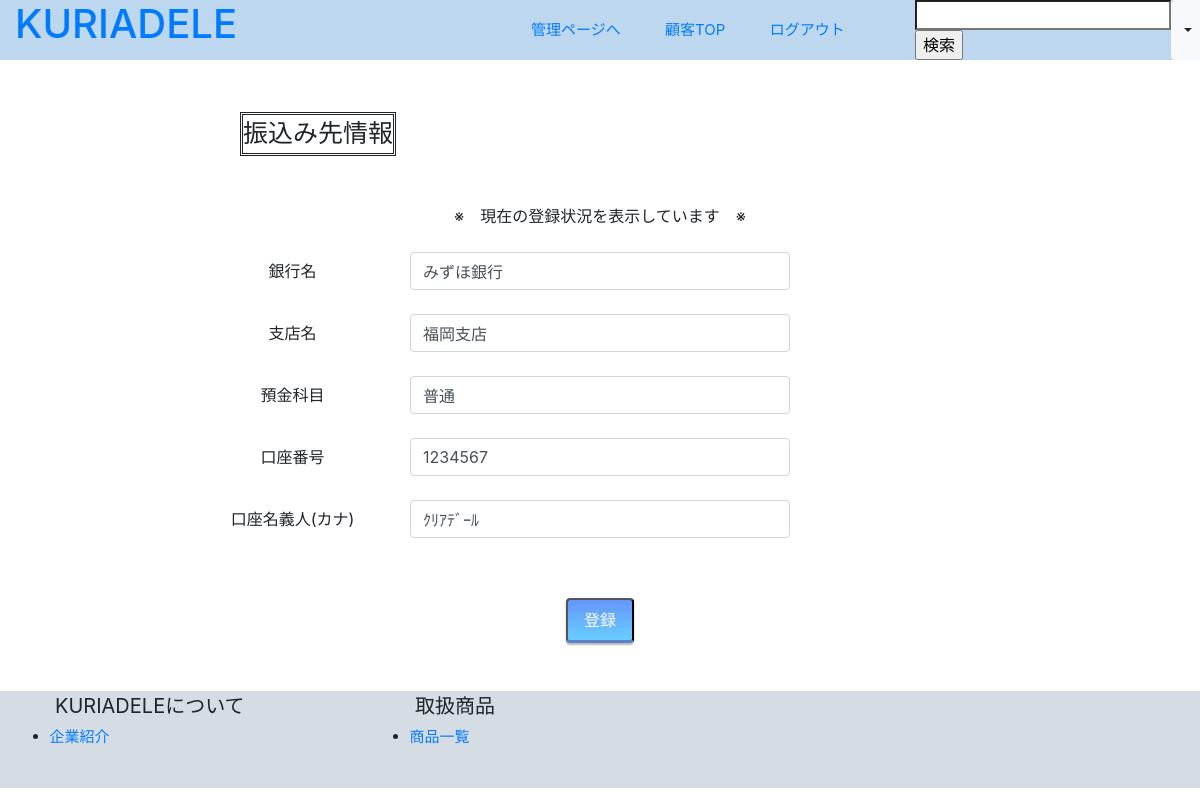
The app's page /transfer_bank.php (signed in) with its own data.
### tables this page shows
CREATE TABLE `bank` (
  `id` int(11) NOT NULL AUTO_INCREMENT,
  `bank_name` varchar(255) NOT NULL,
  `branch_name` varchar(255) NOT NULL,
  `account` varchar(255) NOT NULL,
  `NO` varchar(255) NOT NULL,
  `kana_name` varchar(255) NOT NULL,
  `created_at` timestamp NOT NULL DEFAULT CURRENT_TIMESTAMP ON UPDATE CURRENT_TIMESTAMP,
  PRIMARY KEY (`id`)
);

### transfer_bank.php (called while the page is built, shortened)
<?php
    require_once 'admin_daos/admin_dao.php';
    $id = null;
    $get_bank = AdminDAO::get_bank_by_id($id);
    include_once 'admin_views/transfer_bank_view.php';
?>

### admin_daos/admin_dao.php (called while the page is built, shortened)
<?php
    class AdminDAO extends DAO{
        public static function get_bank_by_id($id){
            $pdo = null;
            $stmp = null;
            try{
                $pdo = self::get_connection();
                $stmt = $pdo->prepare('SELECT * FROM bank WHERE id = (SELECT max(id) FROM bank)');
                $stmt->bindParam(':id', $id, PDO::PARAM_INT);
                $stmt->execute();
                $stmt->setFetchMode(PDO::FETCH_CLASS|PDO::FETCH_PROPS_LATE, 'Bank');
                $bank = $stmt->fetch();
                return $bank;
            }catch(PDOException $e){
                return null;
            }finally{
                self::close_connection($pdo, $stmp);
            }
        }
    }
?>

### admin_views/transfer_bank_view.php (the view, shortened to what this page needs)
<!doctype html>
<html lang='ja'>
    <head>
        <link rel='stylesheet' href='index.css'>
        <link rel="stylesheet" href="https://stackpath.bootstrapcdn.com/bootstrap/4.5.2/css/bootstrap.min.css">
    </head>
    <body>
        <div class='container-fluid header fixed-top'>
            <div class='row'>
                <span class='col-lg-2 col-md-2 col-auto'>
                    <a href='admin_index.php'><h1>KURIADELE</h1></a>
                </span>
                <span class='col-lg-7 col-md-5 d-none d-lg-block span_a'>
                    <a href='administrator.php' class='span_b'>管理ページへ</a>
                    <a href='index.php' class='span_b'>顧客TOP</a>
                    <a href='admin_logout.php' class='span_b'>ログアウト</a>
                </span>
                <div class='col-lg-3 col-md-5 col-auto span_c'>
                    <form method='GET' action='admin_search.php'>
                        <input type='search' name='name'/>
                        <input type='submit' value='検索'/>
                    </form>
                    <button type="button" class="btn btn-light dropdown-toggle d-none d-sm-block" data-toggle="dropdown"></button>
                </div>
            </div>
        </div>
        <p class='body'>
            <p class='customer'>振込み先情報</p>
            <p class='message'>※&emsp;現在の登録状況を表示しています&emsp;※</p>
            <form method='POST' action='registration_transfer.php' enctype="multipart/form-data">
                <div class='customer_information form-group row '>
                    <label class='offset-lg-2 col-lg-2 col-form-label'>銀行名</label>
                        <div class='col-lg-4 col-12'>
                            <input type='text' name='bank_name' class='form-control' value='<?= $get_bank->bank_name ?>' />
                        </div>
                </div>
                <div class='customer_information form-group row '>
                    <label class='offset-lg-2 col-lg-2 col-form-label'>支店名</label>
                        <div class='col-lg-4 col-12'>
                            <input type='text' name='branch_name' class='form-control' value='<?= $get_bank->branch_name ?>'/>
                        </div>
                </div>
                <div class='customer_information form-group row '>
                    <label class='offset-lg-2 col-lg-2 col-form-label'>預金科目</label>
                        <div class='col-lg-4 col-12'>
                            <input type='text' name='account' class='form-control' value='<?= $get_bank->account ?>'/>
                        </div>
                </div>
                <div class='customer_information form-group row '>
                    <label class='offset-lg-2 col-lg-2 col-form-label'>口座番号</label>
                        <div class='col-lg-4 col-12'>
                            <input type='text' name='NO' class='form-control' value='<?= $get_bank->NO ?>'/>
                        </div>
                </div>
                <div class='customer_information form-group row '>
                    <label class='offset-lg-2 col-lg-2 col-form-label'>口座名義人(カナ)</label>
                        <div class='col-lg-4 col-12'>
                            <input type='text' name='kana_name' class='form-control' value='<?= $get_bank->kana_name ?>'/>
                        </div>
                </div>
                <div class='entry'>
                    <input type='submit' value='登録' class='btn-gradient'/>
                </div>
            </form>
        </p>
        <div class='container-fluid footer'>
            <div class='row'>
            <ul><span class='col-lg-4'>KURIADELEについて</span><br>
                <li><a href='admin_company.php'>企業紹介</a></li>
            </ul>
            <ul><span class='col-lg-4'>取扱商品</span>
                <li><a href='admin_product.php'>商品一覧</a></li>
            </ul>
        </div>
    </body>
</html>

### index.css (style rules this page uses)
.header { position:fixed; background-color: #BDD7EE; align-items: center; }
.span_a { font-size: 15px; text-align: right; margin: auto; }
.span_b { text-align: right; margin-right: 6%; }
.span_c { text-align: left; margin: auto; display: flex; }
.body { padding: 4%; }
.customer { display: inline-block; font-size: 25px; border: double; margin-left: 20%; margin-bottom: 1%; text-align: center; }
.customer_information { position: relative; text-align: center; margin-top: 2%; }
.message { margin-top: 3%; text-align: center; }
.entry { text-align: center; margin-top: 5%; }
.btn-gradient { display: inline-block; padding: 0.5em 1em; text-decoration: none; border-radius: 4px; color: #ffffff; background-image: linear-gradient(#6795fd 0%, #67ceff 100%); box-shadow: 0px 2px 2px rgba(0, 0, 0, 0.29); border-bottom: solid 3px #5e7fca; margin-left: 0%; }
.footer { background-color: #D6DCE4; margin-top: 4%; padding-bottom: 2%; }
ul { width: 30%; font-size: 20px; }
li { font-size: 15px; margin-top: 5px; margin-left: 3%; }
.form-group { margin-bottom: 3%; }

### records on screen
bank: bank_name "みずほ銀行", branch_name "福岡支店", account "普通", NO "1234567", kana_name "ｸﾘｱﾃﾞｰﾙ"
